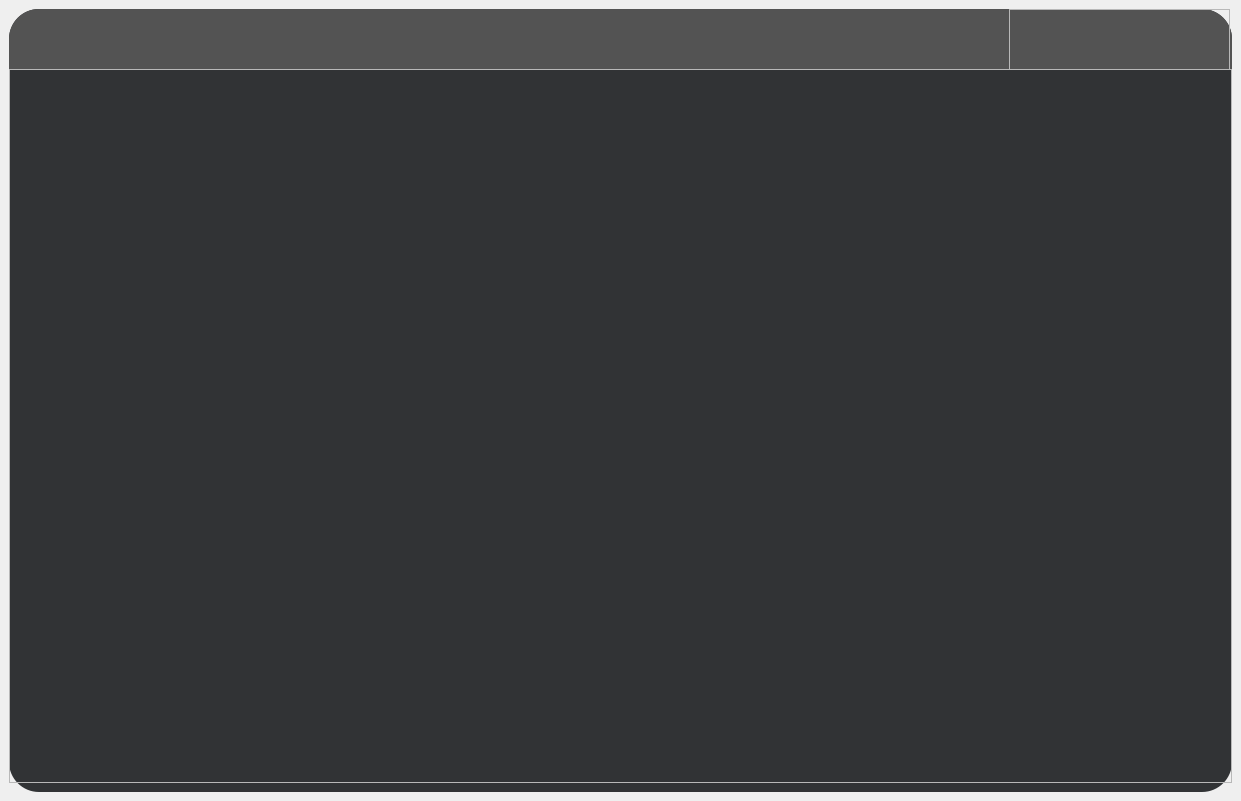
<?xml version="1.0" encoding="UTF-8"?>
<ui version="4.0">
 <class>MainWindow</class>
 <widget class="QMainWindow" name="MainWindow">
  <property name="geometry">
   <rect>
    <x>0</x>
    <y>0</y>
    <width>1241</width>
    <height>801</height>
   </rect>
  </property>
  <property name="windowTitle">
   <string>MainWindow</string>
  </property>
  <widget class="QWidget" name="centralwidget">
   <layout class="QHBoxLayout" name="horizontalLayout">
    <item>
     <widget class="QFrame" name="frame">
      <property name="styleSheet">
       <string notr="true">#frame
{
	background-color: rgb(49, 51, 53);
	border-radius:30px;
}</string>
      </property>
      <property name="frameShape">
       <enum>QFrame::StyledPanel</enum>
      </property>
      <property name="frameShadow">
       <enum>QFrame::Raised</enum>
      </property>
      <layout class="QVBoxLayout" name="verticalLayout">
       <property name="spacing">
        <number>0</number>
       </property>
       <property name="leftMargin">
        <number>0</number>
       </property>
       <property name="topMargin">
        <number>0</number>
       </property>
       <property name="rightMargin">
        <number>0</number>
       </property>
       <item>
        <widget class="QFrame" name="frame_2">
         <property name="sizePolicy">
          <sizepolicy hsizetype="Preferred" vsizetype="Expanding">
           <horstretch>0</horstretch>
           <verstretch>1</verstretch>
          </sizepolicy>
         </property>
         <property name="styleSheet">
          <string notr="true">#frame_2
{
	background-color: rgb(83, 83, 83);
	border-top-left-radius:30px;
	border-top-right-radius:30px;
}</string>
         </property>
         <property name="frameShape">
          <enum>QFrame::StyledPanel</enum>
         </property>
         <property name="frameShadow">
          <enum>QFrame::Raised</enum>
         </property>
         <widget class="QFrame" name="frame_4">
          <property name="geometry">
           <rect>
            <x>1000</x>
            <y>0</y>
            <width>221</width>
            <height>61</height>
           </rect>
          </property>
          <property name="styleSheet">
           <string notr="true">QPushButton
{
	border:none;
}
QPushButton:hover
{
	padding-bottom:3px;
}</string>
          </property>
          <property name="frameShape">
           <enum>QFrame::StyledPanel</enum>
          </property>
          <property name="frameShadow">
           <enum>QFrame::Raised</enum>
          </property>
          <layout class="QHBoxLayout" name="horizontalLayout_2">
           <item>
            <widget class="QPushButton" name="pushButton">
             <property name="text">
              <string/>
             </property>
             <property name="icon">
              <iconset resource="../GUI素材库/rsc.qrc">
               <normaloff>:/icons/icons/Minimize-2.png</normaloff>:/icons/icons/Minimize-2.png</iconset>
             </property>
            </widget>
           </item>
           <item>
            <widget class="QPushButton" name="pushButton_2">
             <property name="minimumSize">
              <size>
               <width>0</width>
               <height>20</height>
              </size>
             </property>
             <property name="text">
              <string/>
             </property>
             <property name="icon">
              <iconset resource="../GUI素材库/rsc.qrc">
               <normaloff>:/icons/icons/最大化.png</normaloff>:/icons/icons/最大化.png</iconset>
             </property>
            </widget>
           </item>
           <item>
            <widget class="QPushButton" name="pushButton_3">
             <property name="sizePolicy">
              <sizepolicy hsizetype="Minimum" vsizetype="Fixed">
               <horstretch>0</horstretch>
               <verstretch>0</verstretch>
              </sizepolicy>
             </property>
             <property name="text">
              <string/>
             </property>
             <property name="icon">
              <iconset resource="../GUI素材库/rsc.qrc">
               <normaloff>:/icons/icons/关闭1.png</normaloff>:/icons/icons/关闭1.png</iconset>
             </property>
             <property name="autoRepeatDelay">
              <number>300</number>
             </property>
            </widget>
           </item>
          </layout>
         </widget>
        </widget>
       </item>
       <item>
        <widget class="QFrame" name="frame_3">
         <property name="sizePolicy">
          <sizepolicy hsizetype="Preferred" vsizetype="Expanding">
           <horstretch>0</horstretch>
           <verstretch>12</verstretch>
          </sizepolicy>
         </property>
         <property name="frameShape">
          <enum>QFrame::StyledPanel</enum>
         </property>
         <property name="frameShadow">
          <enum>QFrame::Raised</enum>
         </property>
        </widget>
       </item>
      </layout>
     </widget>
    </item>
   </layout>
  </widget>
  <action name="actionxinjian">
   <property name="text">
    <string>新建</string>
   </property>
  </action>
  <action name="actiona">
   <property name="text">
    <string>打开</string>
   </property>
  </action>
  <action name="actionbaoqun">
   <property name="text">
    <string>保存</string>
   </property>
  </action>
  <action name="actionx">
   <property name="text">
    <string>图形库</string>
   </property>
  </action>
  <action name="actionl">
   <property name="text">
    <string>另存为</string>
   </property>
  </action>
  <action name="actionbao">
   <property name="text">
    <string>保存全部</string>
   </property>
  </action>
  <action name="actionda">
   <property name="text">
    <string>打印</string>
   </property>
  </action>
  <action name="actionbao_2">
   <property name="text">
    <string>保存图像</string>
   </property>
  </action>
  <action name="actionb">
   <property name="text">
    <string>关闭</string>
   </property>
  </action>
  <action name="actiont">
   <property name="text">
    <string>退出</string>
   </property>
  </action>
  <action name="actionshux">
   <property name="text">
    <string>属性</string>
   </property>
  </action>
  <action name="actiong">
   <property name="text">
    <string>关于画板</string>
   </property>
  </action>
 </widget>
 <resources>
  <include location="../GUI素材库/rsc.qrc"/>
 </resources>
 <connections>
  <connection>
   <sender>pushButton_3</sender>
   <signal>clicked()</signal>
   <receiver>MainWindow</receiver>
   <slot>close()</slot>
   <hints>
    <hint type="sourcelabel">
     <x>1184</x>
     <y>42</y>
    </hint>
    <hint type="destinationlabel">
     <x>1169</x>
     <y>17</y>
    </hint>
   </hints>
  </connection>
  <connection>
   <sender>pushButton_2</sender>
   <signal>clicked()</signal>
   <receiver>MainWindow</receiver>
   <slot>showMaximized()</slot>
   <hints>
    <hint type="sourcelabel">
     <x>1113</x>
     <y>36</y>
    </hint>
    <hint type="destinationlabel">
     <x>1005</x>
     <y>5</y>
    </hint>
   </hints>
  </connection>
  <connection>
   <sender>pushButton</sender>
   <signal>clicked()</signal>
   <receiver>MainWindow</receiver>
   <slot>showMinimized()</slot>
   <hints>
    <hint type="sourcelabel">
     <x>1045</x>
     <y>36</y>
    </hint>
    <hint type="destinationlabel">
     <x>819</x>
     <y>4</y>
    </hint>
   </hints>
  </connection>
 </connections>
</ui>
